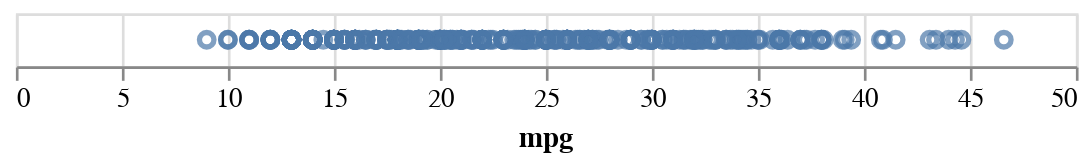

Notebook cell for this chart:
### Code cell
alt.Chart(cars).mark_point().encode(
    x = 'mpg'
)

### Figure 1 — Vega-Lite specification as saved in the notebook (floating-point values rounded to 4 significant figures; data arrays with more than 128 entries replaced by an {"elided": "..."} marker saying what was removed)
{"config": {"view": {"continuousWidth": 400, "continuousHeight": 300}}, "data": {"name": "data-f1198cc0481ad698d7dc4699e0a3efa7"}, "mark": "point", "encoding": {"x": {"field": "mpg", "type": "quantitative"}}, "$schema": "https://vega.github.io/schema/vega-lite/v4.17.0.json", "datasets": {"data-f1198cc0481ad698d7dc4699e0a3efa7": {"elided": "398 records"}}}
